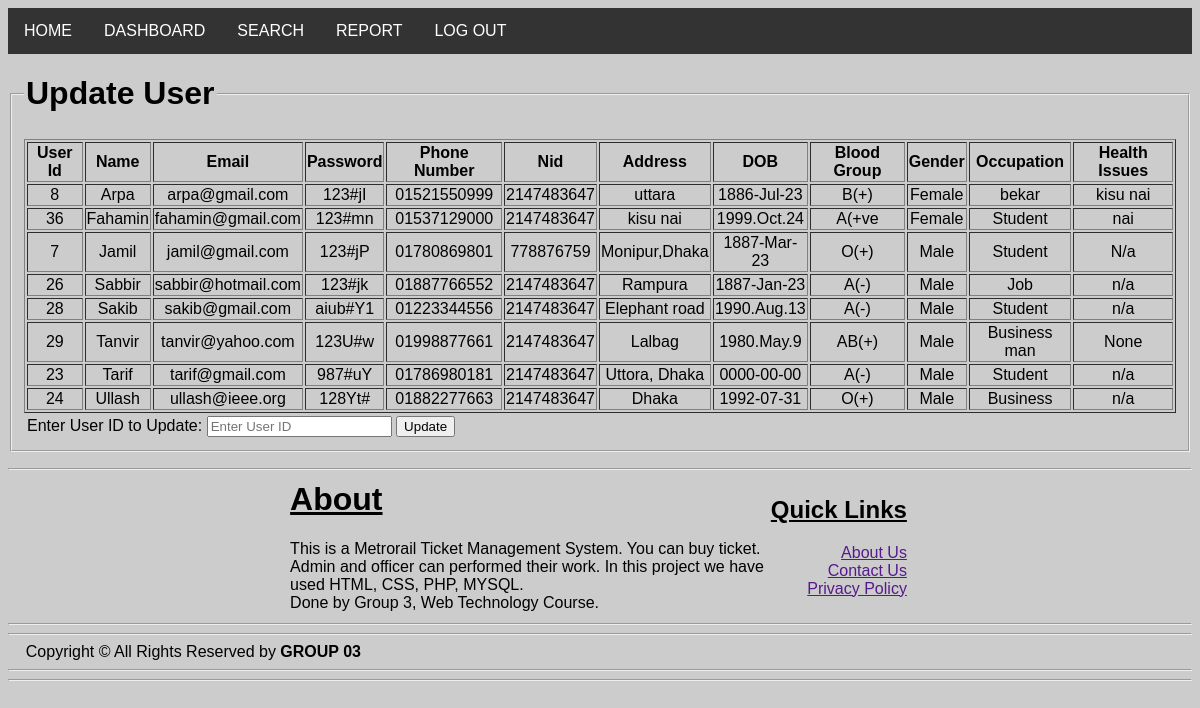
Page /admin/UPDATE_USER.php on the committed database.
### tables this page shows
CREATE TABLE `user_info` (
  `name` text NOT NULL,
  `email` varchar(20) NOT NULL,
  `pswrd` text NOT NULL,
  `phn_number` text NOT NULL,
  `nid` int(13) NOT NULL,
  `adrs` text NOT NULL,
  `dob` text NOT NULL,
  `bl_group` varchar(5) NOT NULL,
  `gender` text NOT NULL,
  `ocpsn` text NOT NULL,
  `healt_issue` text NOT NULL,
  `user_count` int(11) NOT NULL
);

### admin/Models/db_config.php (called while the page is built, shortened)
<?php
	$db_server="localhost";
	$db_uname="root";
	$db_pass="";
	$db_name="web_project";
	function get($query){
		global $db_server,$db_uname,$db_pass,$db_name;
		$conn = mysqli_connect($db_server,$db_uname,$db_pass,$db_name);
		$data = array();
		if($conn){
			$result = mysqli_query($conn,$query);
			while($row = mysqli_fetch_assoc($result)){
				$data[] = $row;
			}
		}
		return $data;
	}
?>

### admin/UPDATE_USER.php (the view, shortened to what this page needs)
<?php
 include_once 'models/db_config.php';
 include_once 'header.php';
?>
<html>
     <head>
     </head>
 <body>
         <form action="" method="post">
             <fieldset>
                 <legend><h1>Update User</h1></legend>
             <table border="1">
                    <?php
                        $query1 = "SELECT name,email,pswrd,phn_number,nid,adrs,dob,bl_group,gender,ocpsn,healt_issue, user_count FROM `user_info`";
                        $result1=get($query1);
                        echo "<tr>
                        <th>User Id</th>
                        <th>Name</th>
						<th>Email</th>
						<th>Password</th>
						<th>Phone Number</th>
						<th>Nid</th>
						<th>Address</th>
						<th>DOB</th>
						<th>Blood Group</th>
						<th>Gender</th>
						<th>Occupation</th>
						<th>Health Issues</th>
                        </tr>";
                        ?>
					<?php
                        foreach ($result1 as $row){
                             echo "<tr><td align='center'>$row[user_count]</td>";
                             echo "<td align='center'>$row[name]</td>";
							 echo "<td align='center'>$row[email]</td>";
							 echo "<td align='center'>$row[pswrd]</td>";
									 echo "<td align='center'>$row[phn_number]</td>";
							echo "<td align='center'>$row[nid]</td>";
									 echo "<td align='center'>$row[adrs]</td>";
							echo "<td align='center'>$row[dob]</td>";
									echo "<td align='center'>$row[bl_group]</td>";
							 echo "<td align='center'>$row[gender]</td>";
									echo "<td align='center'>$row[ocpsn]</td>";
                            echo "<td align='center'>$row[healt_issue]</td></tr>";
							}
                          ?>
                     </table>
                     <table>
                         <tr>
                             <td>Enter User ID to Update:
                                <input type="text" name="uid" placeholder="Enter User ID">
                                <input type="submit" name="submit" value="Update">
                             </td>
                         </tr>
                     </table>
         </fieldset>
     </form>
 </body>
</html>
<?php
include 'footer.php';
?>

### admin/header.php (style rules this page uses)
body { font-family: Arial, Helvetica, sans-serif; background-color: rgb(204, 204, 204); }

### admin/UPDATE_USER.php (style rules this page uses)
body { background-color: rgb(204, 204, 204); }

### rows in the picture
user_info: user_count "8", name "Arpa", email "arpa@gmail.com", pswrd "123#jI", phn_number "01521550999", nid "2147483647", adrs "uttara", dob "1886-Jul-23", bl_group "B(+)", gender "Female", ocpsn "bekar", healt_issue "kisu nai"
user_info: user_count "36", name "Fahamin", email "fahamin@gmail.com", pswrd "123#mn", phn_number "01537129000", nid "2147483647", adrs "kisu nai", dob "1999.Oct.24", bl_group "A(+ve", gender "Female", ocpsn "Student", healt_issue "nai"
user_info: user_count "7", name "Jamil", email "jamil@gmail.com", pswrd "123#jP", phn_number "01780869801", nid "778876759", adrs "Monipur,Dhaka", dob "1887-Mar-23", bl_group "O(+)", gender "Male", ocpsn "Student", healt_issue "N/a"
user_info: user_count "26", name "Sabbir", email "sabbir@hotmail.com", pswrd "123#jk", phn_number "01887766552", nid "2147483647", adrs "Rampura", dob "1887-Jan-23", bl_group "A(-)", gender "Male", ocpsn "Job", healt_issue "n/a"
user_info: user_count "28", name "Sakib", email "sakib@gmail.com", pswrd "aiub#Y1", phn_number "01223344556", nid "2147483647", adrs "Elephant road", dob "1990.Aug.13", bl_group "A(-)", gender "Male", ocpsn "Student", healt_issue "n/a"
user_info: user_count "29", name "Tanvir", email "tanvir@yahoo.com", pswrd "123U#w", phn_number "01998877661", nid "2147483647", adrs "Lalbag", dob "1980.May.9", bl_group "AB(+)", gender "Male", ocpsn "Business man", healt_issue "None"
user_info: user_count "23", name "Tarif", email "tarif@gmail.com", pswrd "987#uY", phn_number "01786980181", nid "2147483647", adrs "Uttora, Dhaka", dob "0000-00-00", bl_group "A(-)", gender "Male", ocpsn "Student", healt_issue "n/a"
user_info: user_count "24", name "Ullash", email "ullash@ieee.org", pswrd "128Yt#", phn_number "01882277663", nid "2147483647", adrs "Dhaka", dob "1992-07-31", bl_group "O(+)", gender "Male", ocpsn "Business", healt_issue "n/a"
